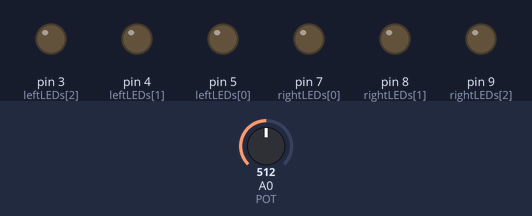
Recording of a sketch running on a simulated Arduino Uno, built with avr-gcc and run on an emulated ATmega328P. Parts: output pins drawn as LEDs (lit = HIGH). Inputs (shaded band) come from the test bench; at power-on: A0 (POT) = 512. What the sketch prints to the serial monitor is not drawn.

Above: at 1.2 s.
1.3 s: A0 (POT) set to 672
2.8 s: A0 (POT) set to 694
At 3.3 s:
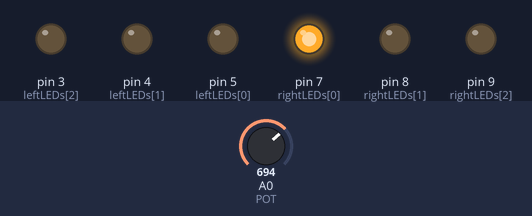
4.3 s: A0 (POT) set to 841
5.8 s: A0 (POT) set to 865
At 6.8 s:
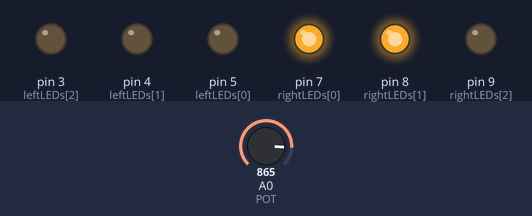
7.3 s: A0 (POT) set to 1012
8.8 s: A0 (POT) set to 1022
At 9.1 s:
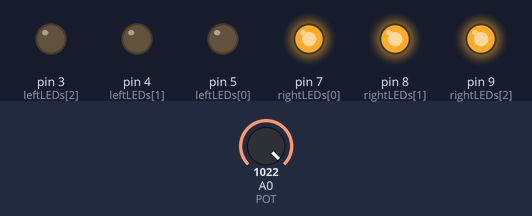
Timing chart, 0 to 11.3 s (numbered marks = the images above; inputs shaded):
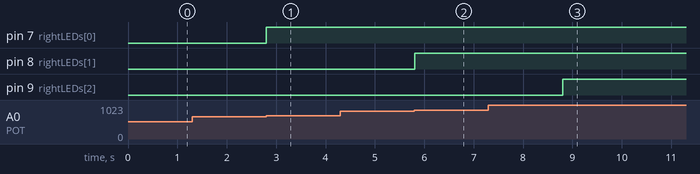

The sketch:

Pot_Driver.ino
```cpp
/**
* Pedro Luis Rivera Gómez
* Undergraduate Computer Engineering Student - University of Puerto Rico at Mayagüez
* This program reads the analog input from a potentiometer and maps it as a vector in the interval [-LEDS_PER_SIDE, LEDS_PER_SIDE].
* The vector's magnitude represents the amount of LEDs to be turned on, while the +- sign represents the direction (left or right).
**/
#define POT 0
#define LEDS_PER_SIDE 3
#define MID_LED 6
int leftLEDs[LEDS_PER_SIDE] = {5, 4, 3}; // 5 -> GREEN, 4 -> YELLOW, 3 -> RED
int rightLEDs[LEDS_PER_SIDE] = {7, 8, 9}; // 7 -> GREEN, 8 -> YELLOW, 9 -> RED
int LEDsVector;

void setup() {
  for(int i = 0; i < LEDS_PER_SIDE; i++){
    pinMode(leftLEDs[i], OUTPUT);
    pinMode(rightLEDs[i], OUTPUT);
  }
  digitalWrite(MID_LED, HIGH); // Turning on the centered LED.
  Serial.begin(9600);
}

void loop() {
  LEDsVector = getVector();
  Serial.println(LEDsVector);
  if(LEDsVector > 0){
    executeVector(LEDsVector, rightLEDs);
  }
  else if(LEDsVector < 0){
    executeVector(LEDsVector, leftLEDs);
  }
  else {
    turnOffLEDs(leftLEDs);
    turnOffLEDs(rightLEDs);
  }
}

/**
* Returns an value within the range of [-3, 3].
* The returned value represents the amount of LEDs to be turned on and its direction.
**/
int getVector(){
  return (analogRead(POT) - 512)/170;
}

/**
* Executes the incomming vector by turning off the oposite LEDs array and turns on the LEDs based on its magnitude.
**/
void executeVector(int vector, int lights[]){
  turnOffOpositeSide(vector);
  vector = abs(vector);
  for(int i = 1; i <= LEDS_PER_SIDE; i++){
    if(i <= vector){
      digitalWrite(lights[i-1], HIGH);
    }
    else{
      digitalWrite(lights[i-1], LOW);
    }
  }
}

/**
* Turns off the oposite side of the vector's direction by considering its sign.
**/
void turnOffOpositeSide(int vector){
  if(vector > 0){
    turnOffLEDs(leftLEDs);
  }
  else if(vector < 0){
    turnOffLEDs(rightLEDs);
  }
}

/**
* Turns off every LED on a given array of LEDs by considering the amount of LEDs per side.
**/
void turnOffLEDs(int LEDs[]){
  for(int i = 0; i < LEDS_PER_SIDE; i++){
    digitalWrite(LEDs[i], LOW);
  }
}
```

Measured:
- the behaviour switches between 681 and 682 on A0 (POT) (found by bisection; images 0 and 1)
- the behaviour switches between 851 and 852 on A0 (POT) (found by bisection; images 1 and 2)
- the behaviour switches between 1021 and 1022 on A0 (POT) (found by bisection; images 2 and 3)
- after the input at 2.8 s, pin 7 (rightLEDs[0]): LOW → HIGH at once
- after the input at 5.8 s, pin 8 (rightLEDs[1]): LOW → HIGH at once
- after the input at 8.8 s, pin 9 (rightLEDs[2]): LOW → HIGH at once
